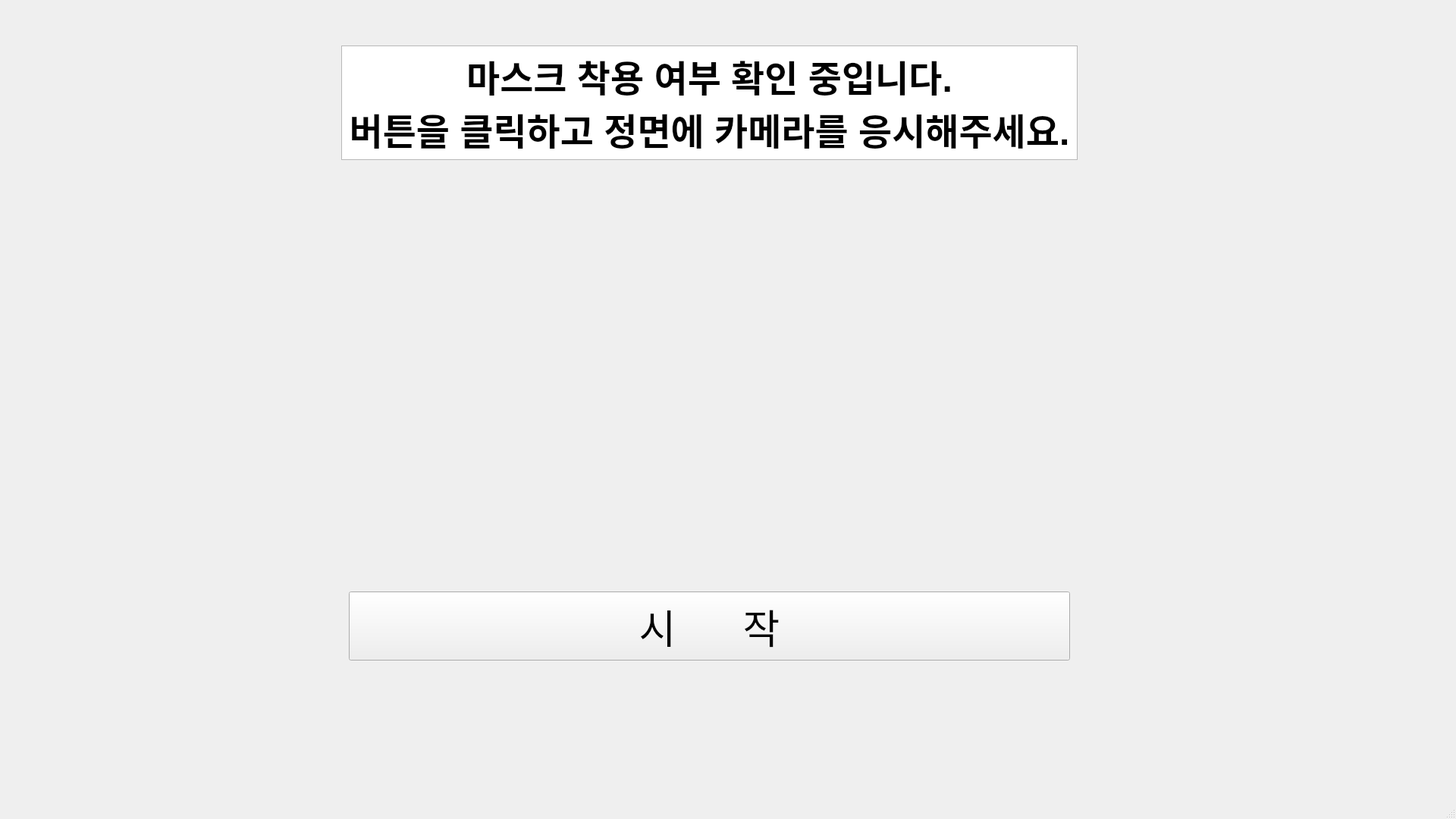
<?xml version="1.0" encoding="UTF-8"?>
<ui version="4.0">
 <class>MainWindow</class>
 <widget class="QMainWindow" name="MainWindow">
  <property name="geometry">
   <rect>
    <x>0</x>
    <y>0</y>
    <width>1920</width>
    <height>1080</height>
   </rect>
  </property>
  <property name="windowTitle">
   <string>Check whether you are wearing a mask</string>
  </property>
  <widget class="QWidget" name="centralwidget">
   <widget class="QTextBrowser" name="textBrowser">
    <property name="geometry">
     <rect>
      <x>450</x>
      <y>60</y>
      <width>971</width>
      <height>151</height>
     </rect>
    </property>
    <property name="html">
     <string>&lt;!DOCTYPE HTML PUBLIC &quot;-//W3C//DTD HTML 4.0//EN&quot; &quot;http://www.w3.org/TR/REC-html40/strict.dtd&quot;&gt;
&lt;html&gt;&lt;head&gt;&lt;meta name=&quot;qrichtext&quot; content=&quot;1&quot; /&gt;&lt;style type=&quot;text/css&quot;&gt;
p, li { white-space: pre-wrap; }
&lt;/style&gt;&lt;/head&gt;&lt;body style=&quot; font-family:'Ubuntu'; font-size:11pt; font-weight:400; font-style:normal;&quot;&gt;
&lt;p align=&quot;center&quot; style=&quot; margin-top:0px; margin-bottom:0px; margin-left:0px; margin-right:0px; -qt-block-indent:0; text-indent:0px;&quot;&gt;&lt;span style=&quot; font-size:36pt; font-weight:600;&quot;&gt;마스크 착용 여부 확인 중입니다.&lt;/span&gt;&lt;/p&gt;
&lt;p align=&quot;center&quot; style=&quot; margin-top:0px; margin-bottom:0px; margin-left:0px; margin-right:0px; -qt-block-indent:0; text-indent:0px;&quot;&gt;&lt;span style=&quot; font-size:36pt; font-weight:600;&quot;&gt;버튼을 클릭하고 정면에 카메라를 응시해주세요.&lt;/span&gt;&lt;/p&gt;&lt;/body&gt;&lt;/html&gt;</string>
    </property>
   </widget>
   <widget class="QPushButton" name="pushButton">
    <property name="geometry">
     <rect>
      <x>460</x>
      <y>780</y>
      <width>951</width>
      <height>91</height>
     </rect>
    </property>
    <property name="font">
     <font>
      <pointsize>40</pointsize>
     </font>
    </property>
    <property name="text">
     <string>시      작</string>
    </property>
   </widget>
  </widget>
  <widget class="QStatusBar" name="statusbar"/>
 </widget>
 <resources/>
 <connections/>
</ui>
